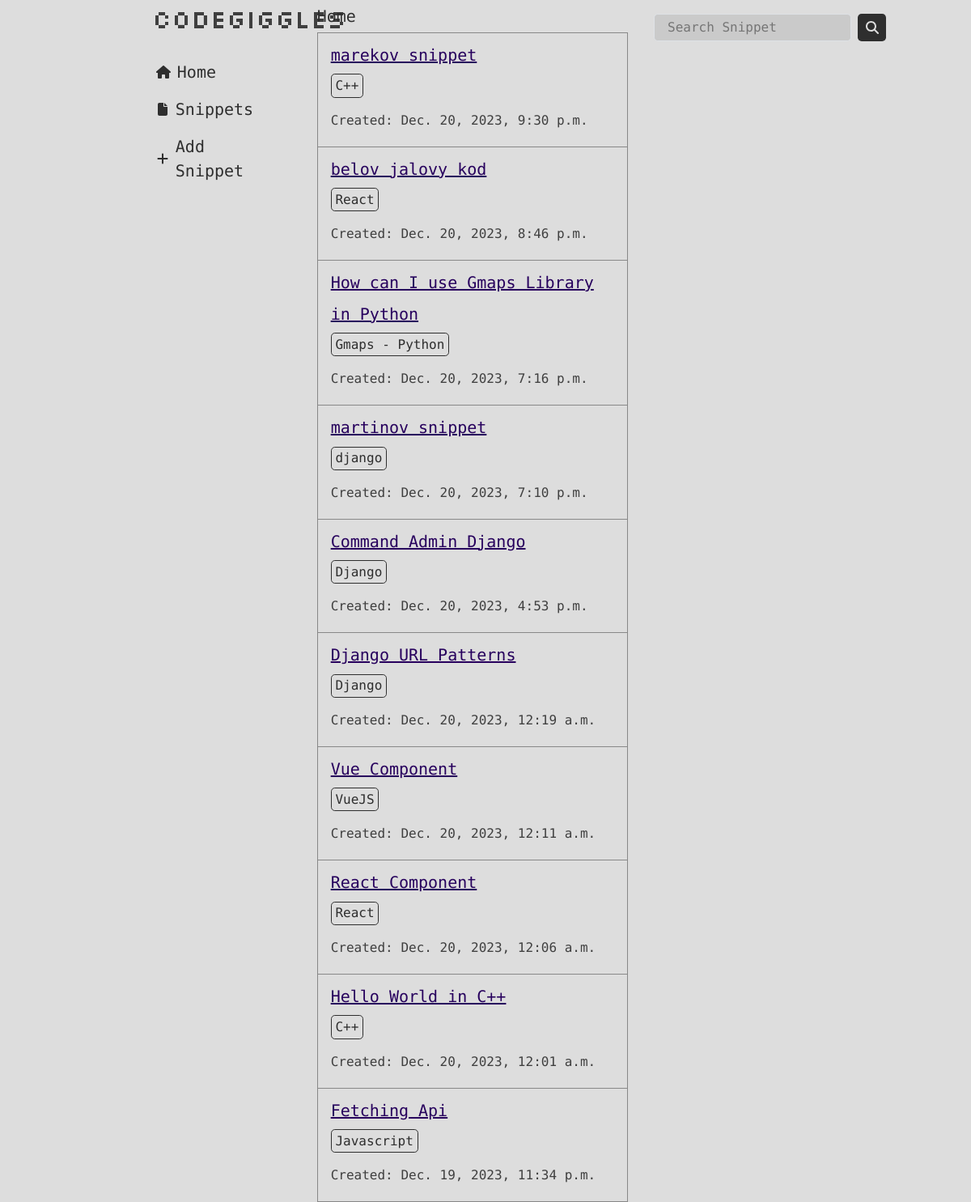
The page / on the database its author committed.
### codegiggles_app/models.py (models this page shows, shortened)
class Snippet(models.Model):
  title = models.CharField(max_length=255)
  code = models.TextField()
  language = models.CharField(max_length=50)
  description = models.TextField(default='')
  created_at = models.DateTimeField(auto_now_add=True)
  likes = models.PositiveIntegerField(default=0)
  dislikes = models.PositiveIntegerField(default=0)

### codegiggles_app/views.py (the view)
# urls.py: path('', home, name='home'),
def home(request):
  snippets = Snippet.objects.all().order_by('-created_at')
  return render(request, 'codegiggles_app/home.html', {'snippets': snippets})

### codegiggles_app/templates/codegiggles_app/home.html (shortened to what this page needs)
{% load static %}
<!DOCTYPE html>
<html lang="en">
	<head>
		<link
			href="https://cdn.jsdelivr.net/npm/bootstrap@5.3.2/dist/css/bootstrap.min.css"
			rel="stylesheet"
		/>
		<link
			rel="stylesheet"
			href="https://cdnjs.cloudflare.com/ajax/libs/font-awesome/5.15.1/css/all.min.css"
		/>
		<link
			rel="stylesheet"
			href="{% static 'codegiggles_app/css/style.css' %}"
		/>
	</head>
	<body>
		<div class="row home">
			<div class="col-4 left-bar d-flex mt-1 left-col">
				<div class="row container-fluid">
					<div class="col-6"></div>
					<div class="col-6">
						<h3 id="logo">CodeGiggles</h3>
						<p class="option">
							<a
								href="{% url 'home' %}"
								class="fs-5 text-decoration-none fw-medium link-menu"
							>
								Home
							</a>
						</p>
						<p class="option">
							<a
								href="{% url 'snippets' %}"
								class="fs-5 text-decoration-none fw-medium link-menu"
							>
								<svg
									xmlns="http://www.w3.org/2000/svg"
									height="16"
									width="12"
									viewBox="0 0 384 512"
								>
									<path
										fill="#2e2e2e"
										d="M0 64C0 28.7 28.7 0 64 0H224V128c0 17.7 14.3 32 32 32H384V448c0 35.3-28.7 64-64 64H64c-35.3 0-64-28.7-64-64V64zm384 64H256V0L384 128z"
									/>
								</svg>
								Snippets
							</a>
						</p>
						<p class="option">
							<a
								href="{% url 'add_snippet' %}"
								class="fs-5 text-decoration-none fw-medium link-menu"
							>
								<svg
									xmlns="http://www.w3.org/2000/svg"
									height="16"
									width="14"
									viewBox="0 0 448 512"
								>
									<path
										fill="#2e2e2e"
										d="M256 80c0-17.7-14.3-32-32-32s-32 14.3-32 32V224H48c-17.7 0-32 14.3-32 32s14.3 32 32 32H192V432c0 17.7 14.3 32 32 32s32-14.3 32-32V288H400c17.7 0 32-14.3 32-32s-14.3-32-32-32H256V80z"
									/>
								</svg>
								Add Snippet
							</a>
						</p>
					</div>
				</div>
			</div>
			<div class="col-4 feed mt-2 between-col2">
				<div class="header">
					<h5 class="p-0 header">Home</h5>
				</div>
				<div class="tweets">
					{% for snippet in snippets %}
					<div id="snippet" class="px-3 py-1">
						<div>
							<div>
								<h2>
									<a
										href="{% url 'snippet_detail' snippet_id=snippet.id %}"
										id="linkales"
										class="fs-5"
										>{{ snippet.title }}</a
									>
								</h2>
								<p class="tag">{{ snippet.language }}</p>
							</div>
							<p class="created">
								<span class="fs-6 text"> Created: </span>
								<span class="fs-6 text">{{ snippet.created_at }}</span>
							</p>
						</div>
					</div>
					{% endfor %}
				</div>
			</div>
			<div class="col-4 right-bar mt-1 right-col">
				<div class="search-box">
					<form action="{% url 'snippets' %}" method="get">
						<input
							type="text"
							name="q"
							placeholder="Search Snippet"
							class="search-bar border px-3 py-1"
							value="{{ request.GET.q }}"
						/>
						<button type="submit" class="search_btn">
						</button>
					</form>
				</div>
			</div>
		</div>
	</body>
</html>

### codegiggles_app/static/codegiggles_app/css/style.css (style rules this page uses)
* { margin: 0; padding: 0; box-sizing: border-box; font-family: "Share Tech Mono" !important; }
body { height: 100vh; font-weight: normal; background-color: #dddddd !important; position: relative; }
.tweets { border-left: 1px solid #888888; border-right: 1px solid #888888; border-bottom: 1px solid #888888; }
#snippet { border-top: 1px solid #888888; }
#logo { font-family: "Silkscreen" !important; font-size: 2rem; color: #3f3f3f; margin: 0 0 2rem 0; }
svg { color: #3f3f3f !important; min-width: 1rem !important; }
.link-menu { color: #2e2e2e; display: flex; align-items: center; gap: 0.5rem; margin: 0 0 0 0.3rem; }
.header { color: #2e2e2e; }
.search-box { display: flex; align-items: center; gap: 0.5rem; }
.search-box input { background-color: #cacaca; }
.search-bar { border-radius: 0.3rem; }
.header { display: flex; align-items: center; gap: 1rem; }
#snippet #linkales { color: #27005d; }
#snippet .tag { border: 1px solid #2e2e2e; color: #2e2e2e; padding: 0.1rem 0.3rem; width: max-content; border-radius: 0.3rem; }
#snippet .created span { color: #3f3f3f; }
.search-box form { display: flex; gap: 0.5rem; }
.search_btn { padding: 0.1rem 0.6rem; border-radius: 0.3rem; background-color: #2e2e2e; color: #dddddd; border: none; display: grid; place-items: center; }
.left-col { position: fixed !important; top: 0px !important; }
.between-col2 { position: relative; top: 8%; left: 32%; }
.right-col { position: fixed; top: 2%; left: 83%; transform: translate(-50%, -50%); }

### rows shown on the page
Snippet: title "marekov snippet", language "C++", created_at "Dec. 20, 2023, 9:30 p.m."
Snippet: title "belov jalovy kod", language "React", created_at "Dec. 20, 2023, 8:46 p.m."
Snippet: title "How can I use Gmaps Library in Python", language "Gmaps - Python", created_at "Dec. 20, 2023, 7:16 p.m."
Snippet: title "martinov snippet", language "django", created_at "Dec. 20, 2023, 7:10 p.m."
Snippet: title "Command Admin Django", language "Django", created_at "Dec. 20, 2023, 4:53 p.m."
Snippet: title "Django URL Patterns", language "Django", created_at "Dec. 20, 2023, 12:19 a.m."
Snippet: title "Vue Component", language "VueJS", created_at "Dec. 20, 2023, 12:11 a.m."
Snippet: title "React Component", language "React", created_at "Dec. 20, 2023, 12:06 a.m."
Snippet: title "Hello World in C++", language "C++", created_at "Dec. 20, 2023, 12:01 a.m."
Snippet: title "Fetching Api", language "Javascript", created_at "Dec. 19, 2023, 11:34 p.m."
